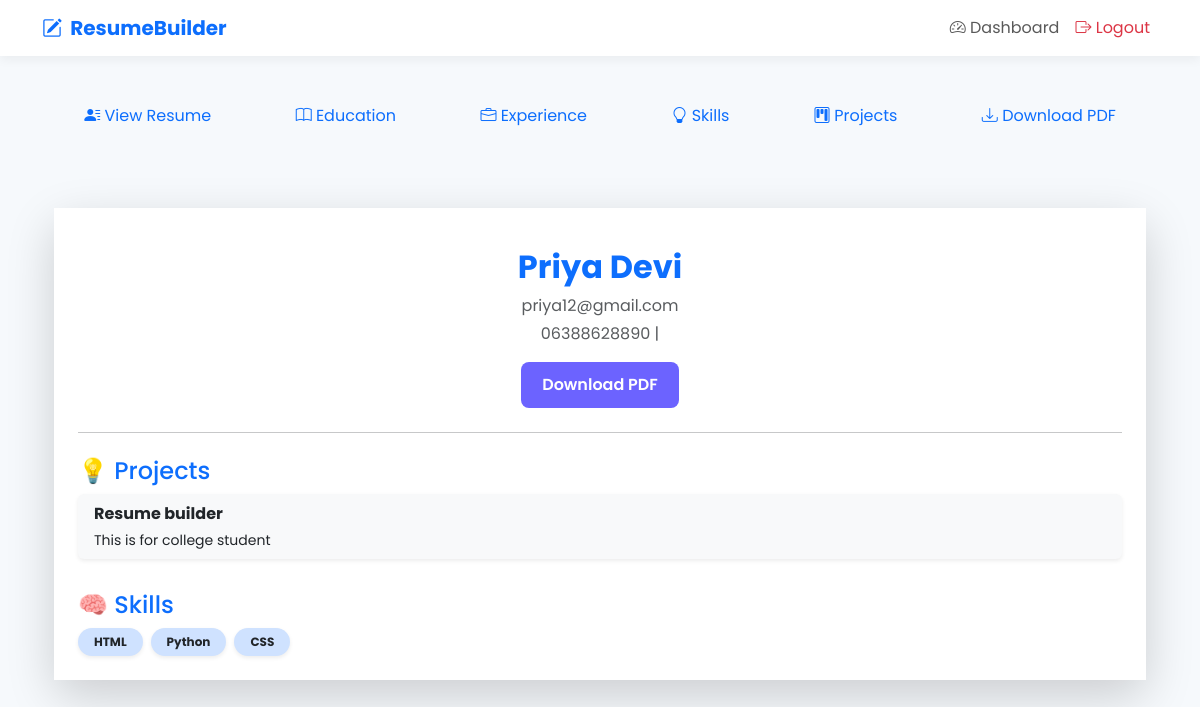
Screenshot of /resume/2/ (signed in) with the database file from the repository.
### resume/models.py (models this page shows, shortened)
class Resume(models.Model):
    user = models.OneToOneField(User, on_delete=models.CASCADE)
    full_name = models.CharField(max_length=100)
    email = models.EmailField()
    phone = models.CharField(max_length=20)
    profile_photo = models.ImageField(upload_to='profile_photos/', blank=True, null=True)
    job_profile = models.CharField(max_length=255, blank=True, null=True)
    linkedin_url = models.URLField(blank=True, null=True)
    github_url = models.URLField(blank=True, null=True)
    portfolio_url = models.URLField(blank=True, null=True)

class Project(models.Model):
    user = models.ForeignKey(User, on_delete=models.CASCADE)
    title = models.CharField(max_length=200)
    description = models.TextField()
    link = models.URLField(blank=True, null=True)

class Skill(models.Model):
    user = models.ForeignKey(User, on_delete=models.CASCADE)
    name = models.CharField(max_length=100)

### resume/views.py (the view)
# urls.py: path('<int:resume_id>/', views.resume_detail, name='resume_detail'),
@login_required
def resume_detail(request, resume_id):
    resume = get_object_or_404(Resume, id=resume_id, user=request.user)
    education = Education.objects.filter(user=request.user)
    experience = Experience.objects.filter(user=request.user)
    skills = Skill.objects.filter(user=request.user)
    projects = Project.objects.filter(user=request.user)
    return render(request, 'resume/resume_detail.html', {
        'resume': resume,
        'education': education,
        'experience': experience,
        'skills': skills,
        'projects': projects
    })

### resume/templates/resume/resume_detail.html (shortened to what this page needs)
{% extends 'resume/base.html' %}
{% block content %}
        <div class="nav nav-pills flex-column flex-sm-row mb-4">
            {% if resume %}
  <a class="flex-sm-fill text-sm-center nav-link" href="{{ resume.get_absolute_url }}">
    <i class="bi bi-person-lines-fill"></i> View Resume
  </a>
{% endif %}
            <a class="flex-sm-fill text-sm-center nav-link" href="{% url 'add_education' %}">
                <i class="bi bi-book"></i> Education
            </a>
            <a class="flex-sm-fill text-sm-center nav-link" href="{% url 'add_experience' %}">
                <i class="bi bi-briefcase"></i> Experience
            </a>
            <a class="flex-sm-fill text-sm-center nav-link" href="{% url 'add_skill' %}">
                <i class="bi bi-lightbulb"></i> Skills
            </a>
            <a class="flex-sm-fill text-sm-center nav-link" href="{% url 'add_project' %}">
                <i class="bi bi-kanban"></i> Projects
            </a>
            <a class="flex-sm-fill text-sm-center nav-link" href="{% url 'download_resume_pdf' %}">
                <i class="bi bi-download"></i> Download PDF
            </a>
        </div>
<div class="container py-5">
    <div class="card shadow-lg border-0 rounded-4">
        <div class="card-body p-4 bg-white">
            <div class="text-center mb-4">
                <h2 class="mt-3 fw-bold text-primary">{{ resume.full_name }}</h2>
                <p class="mb-1 text-muted">{{ resume.email }}</p>
                <p class="mb-3 text-muted">{{ resume.phone }} | {{ resume.address }}</p>
                <a href="{% url 'download_resume_pdf' %}" class="btn btn-purple">Download PDF</a>
            </div>
            <hr class="my-4">
            {% if projects %}
            <h4 class="text-primary">💡 Projects</h4>
            <ul class="list-group list-group-flush mb-4">
                {% for proj in projects %}
                    <li class="list-group-item bg-light rounded shadow-sm mb-2">
                        <strong>{{ proj.title }}</strong>
                        <p class="mb-0 small mt-1">{{ proj.description }}</p>
                    </li>
                {% endfor %}
            </ul>
            {% endif %}
            {% if skills %}
            <h4 class="text-primary">🧠 Skills</h4>
            <div class="d-flex flex-wrap gap-2">
                {% for skill in skills %}
                    <span class="badge bg-primary-subtle text-dark rounded-pill px-3 py-2 shadow-sm">{{ skill.name }}</span>
                {% endfor %}
            </div>
            {% endif %}
        </div>
    </div>
</div>
{% endblock %}

### resume/templates/resume/base.html (style rules this page uses)
body { font-family: 'Poppins', sans-serif; background-color: #f6f9fc; }

### resume/templates/resume/resume_detail.html (style rules this page uses)
.btn-purple { background-color: #6c63ff; color: #fff; font-weight: 600; padding: 10px 20px; border-radius: 8px; transition: 0.3s ease-in-out; }

### rows the page displays
Resume: full_name "Priya Devi", email "priya12@gmail.com", phone "06388628890"
Project: title "Resume builder", description "This is for college student"
Skill: name "HTML"
Skill: name "Python"
Skill: name "CSS"
